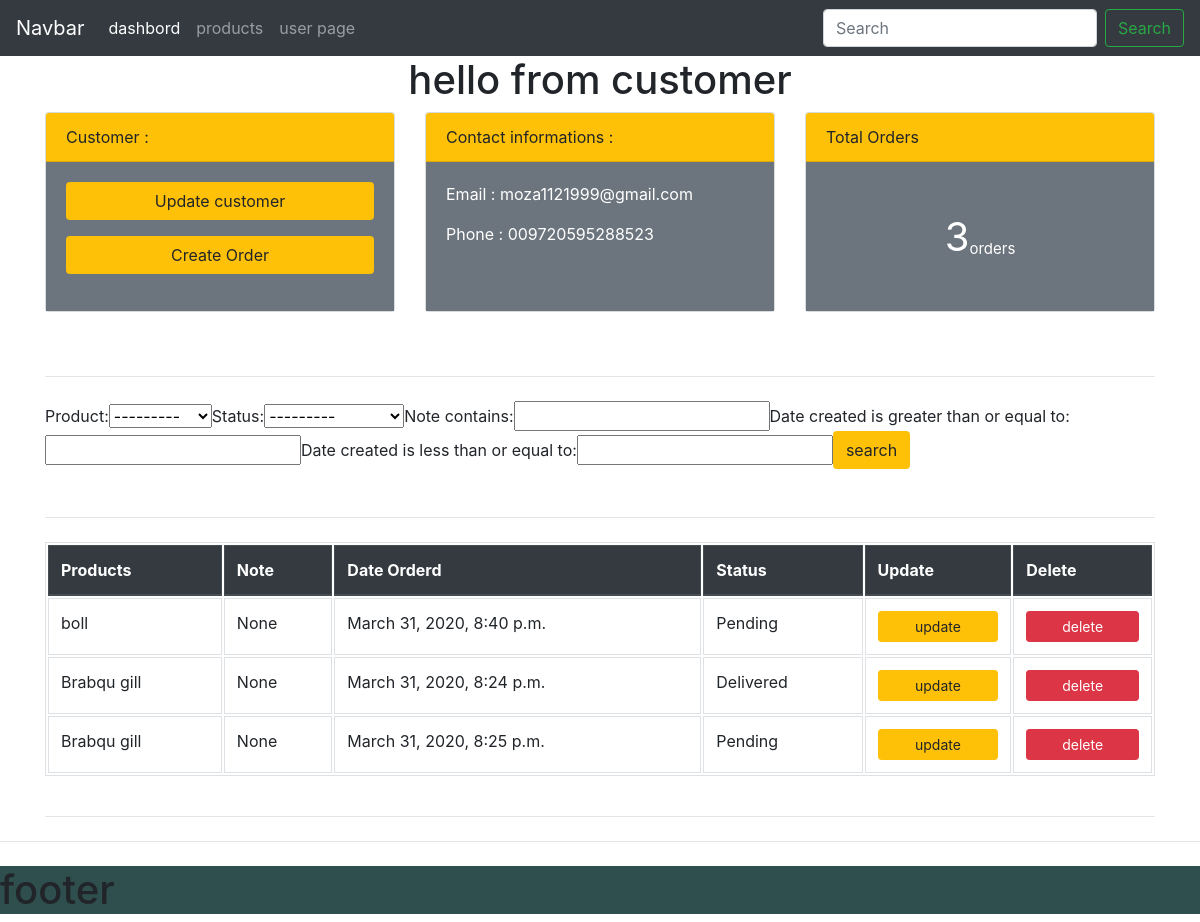
Before: /customer/2/ (signed in) with the older database file.
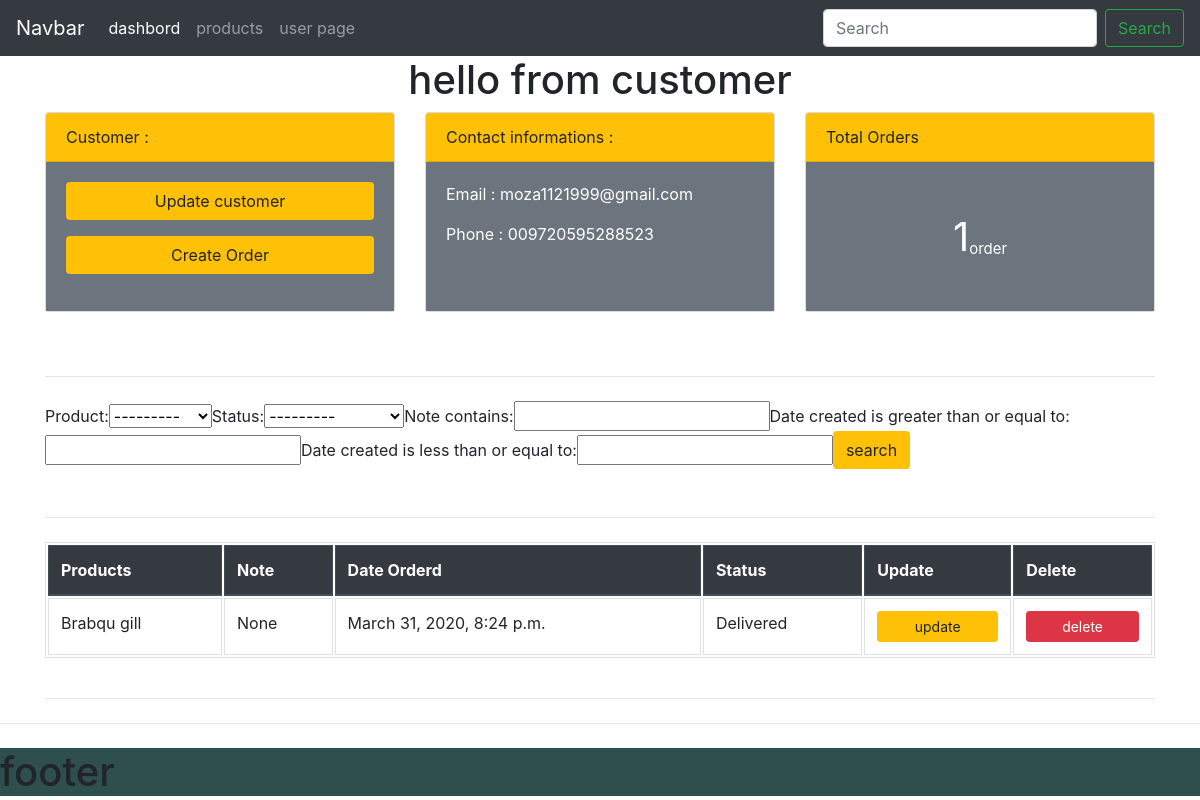
After: the same page with the newer database file.
### accounts/models.py (models this page shows, shortened)
class Customer(models.Model) :
    name = models.CharField(max_length=100)
    phone = models.CharField(max_length=100)
    email = models.EmailField()
    date_created = models.DateTimeField(auto_now=True)

class Order(models.Model) :
    STATUS = (
        ('Pending' , 'Pending'),
        ('Out for delivary' , 'Out for delivary'),
        ('Delivered' , 'Delivered'),
    )
    customer = models.ForeignKey(Customer,on_delete=models.SET_NULL ,null=True)
    product = models.ForeignKey(Product,on_delete=models.SET_NULL,null=True)
    date_created = models.DateTimeField(auto_now=True)
    status = models.CharField(max_length=100,choices=STATUS)
    note = models.CharField(max_length=200,null=True)

class Product(models.Model) :
    CATEGORY = (
        ('Indoor', 'Indoor'),
        ('Outdoor', 'Outdoor'),
    )
    name = models.CharField(max_length=200)
    price = models.FloatField()
    category = models.CharField(max_length=100 , choices=CATEGORY)
    description = models.TextField()
    date_created = models.DateTimeField(auto_now=True)
    tag = models.ManyToManyField(Tag)
    def __str__(self):
        return self.name

### accounts/views.py (the view)
# urls.py: path('customer/<int:customer_id>/',customer,name='customer'),
@login_required(login_url='login_user')
def customer(request,customer_id):
    customer = Customer.objects.get(pk=customer_id)
    orders = customer.order_set.all()
    orders_count = orders.count()
    my_filter = order_filter(request.GET,queryset=orders)
    orders = my_filter.qs
    context = {
        'customer':customer,
        'orders':orders,
        'orders_count':orders_count,
        'my_filter':my_filter,
    }
    return render(request, 'accounts/pages/customer.html',context)

### accounts/templates/accounts/pages/customer.html
{% extends 'accounts/layouts/main.html' %}
{% block content %}
  <h1 style="text-align: center">hello from customer</h1>
    {% include 'accounts/layouts/customer/cards.html' %}
    <br>
    <hr class="my-4">
    {% include 'accounts/layouts/customer/search.html' %}
    <br>
    <hr class="my-4">
            <div class="row">
        <div class="col-md-12">
            <table class="table table-bordered table-hover" style="border-collapse: separate;">
                  <thead class="thead-dark">
                    <tr>
                      <th scope="col">Products</th>
                      <th scope="col">Note</th>
                          <th scope="col">Date Orderd</th>
                          <th scope="col">Status</th>
                          <th scope="col">Update</th>
                          <th scope="col">Delete</th>
                    </tr>
                  </thead>
                <tbody>
                      {% for order in orders %}
                        <tr>
                          <td>{{order.product.name}}</td>
                          <td>{{order.note}}</td>
                          <td>{{order.date_created}}</td>
                          <td>{{order.status}}</td>
                          <td><a class="btn btn-sm btn-warning" style="width: 100%" href="{% url 'update_order' order.id %}" >update</a> </td>
                          <td><a class="btn btn-sm btn-danger" style="width: 100%" href="{% url 'delete_order' order.id %}" >delete</a> </td>
                        </tr>
                  {% endfor %}
                  </tbody>
            </table>
        </div>
    </div>
    <hr class="my-4">
{% endblock %}

### accounts/templates/accounts/layouts/main.html (shortened to what this page needs)
{% load static %}
<!DOCTYPE html>
<html lang="en">
<head>
    <link rel="stylesheet" href="{% static 'accounts/css/bootstrap.min.css' %}">
    <link rel="stylesheet" href="{% static 'accounts/css/style.css' %}">
</head>
<body>
{% include 'accounts/layouts/navbar.html' %}
<div class="container">
{% block content %}
{% endblock %}
</div>
<hr class="my-4">
<h1 style="background-color: darkslategrey">footer</h1>
</body>
</html>

### accounts/templates/accounts/layouts/navbar.html (shortened to what this page needs)
<nav class="navbar navbar-expand-lg navbar-dark bg-dark">
  <a class="navbar-brand" href="#">Navbar</a>
  <div class="collapse navbar-collapse" id="navbarSupportedContent">
    <ul class="navbar-nav mr-auto">
      <li class="nav-item active">
        <a class="nav-link" href="{% url 'home' %}">dashbord <span class="sr-only">(current)</span></a>
      </li>
        <li class="nav-item">
        <a class="nav-link" href="{% url 'products' %}">products</a>
      </li>
        <li class="nav-item">
        <a class="nav-link" href="{% url 'user_home' %}">user page</a>
      </li>
    </ul>
    <form class="form-inline my-2 my-lg-0">
      <input class="form-control mr-sm-2" type="search" placeholder="Search" aria-label="Search">
      <button class="btn btn-outline-success my-2 my-sm-0" type="submit">Search</button>
    </form>
  </div>
</nav>

### accounts/templates/accounts/layouts/customer/cards.html
<div class="row">
    <div class="col-md-4">
        <div class="card bg-light mb-3" style="min-height: 200px">
          <div class="card-header badge-warning">Customer : </div>
          <div class="card-body badge-secondary">
              <a style="display: block;text-decoration: none;color: black" href="#">
            <p class="btn badge-warning" style="width: 100%">Update customer</p>
                  </a>
              <a style="display: block;text-decoration: none;color: black" href="{% url 'create_order' customer.id %}">
            <p class="btn badge-warning" style="width: 100%">Create Order</p>
              </a>
          </div>
        </div>
    </div>
    <div class="col-md-4">
        <div class="card bg-light mb-3" style="min-height: 200px">
          <div class="card-header badge-warning">Contact informations :</div>
          <div class="card-body badge-secondary">
            <p class="card-text">Email : {{ customer.email }}</p>
            <p class="card-text">Phone : {{ customer.phone }}</p>
          </div>
        </div>
    </div>
    <div class="col-md-4">
        <div class="card bg-light mb-3" style="min-height: 200px">
          <div class="card-header badge-warning">Total Orders</div>
          <div class="card-body badge-secondary">
            <p class="card-text" style="text-align: center;padding-top: 8%;font-size: 40px">{{ orders_count }}<sub style="font-size: 15px">order{% if orders_count != 1 %}s{% endif %}</sub></p>
          </div>
        </div>
    </div>
</div>

### accounts/templates/accounts/layouts/customer/search.html (shortened to what this page needs)
<div class="row">
    <div class="col-md-12">
        <form class="form-inline" method="get">
  {{my_filter.form}}
            <button type="submit" class="btn badge-warning">search</button>
</form>
    </div>
</div>

Changed rows visible on the page:
removed Order: product.name "boll", note "None", date_created "March 31, 2020, 8:40 p.m.", status "Pending"
removed Order: product.name "Brabqu gill", note "None", date_created "March 31, 2020, 8:25 p.m.", status "Pending"
Other visible differences:
{{ orders_count }}: "3" → "1"
text no longer shown: "s"
